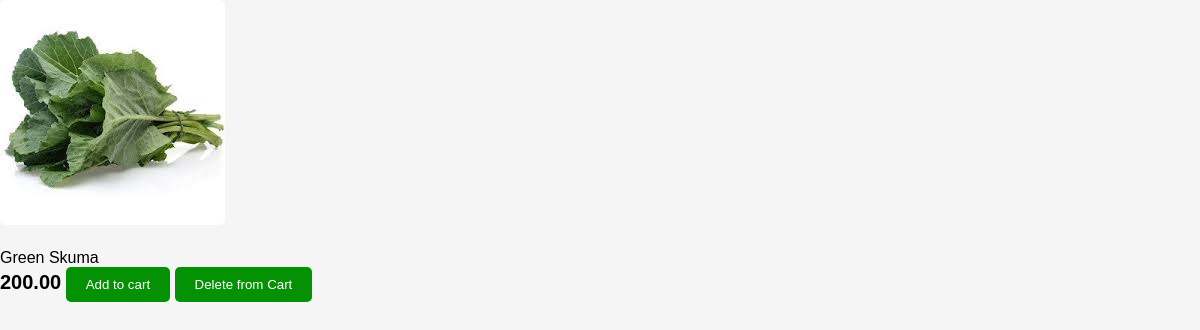
The page /inventory/products/5/ on the database its author committed.
### inventory/models.py (models this page shows, shortened)
class Product(models.Model):
    vendor = models.ForeignKey(Vendor,null=True,on_delete=models.CASCADE)
    name=models.CharField(max_length=32)
    price=models.DecimalField(max_digits=8,decimal_places=2)
    description=models.TextField()
    image=models.ImageField(upload_to='images/')
    date_created=models.DateTimeField(auto_now_add=True)
    date_updated=models.DateTimeField(auto_now=True)
    stock=models.PositiveIntegerField()

### inventory/views.py (the view)
# urls.py: path("products/<int:id>/",product_detail, name="product_detail_view"),
def product_detail(request,id):
    product = Product.objects.get(id=id)
    return render(request,"inventory/product_details.html", {"product":product})

### templates/inventory/product_details.html (shortened to what this page needs)
<!DOCTYPE html>
<html lang="en">
<head>
</head>
<body>
    <div>
        <img src="{{ product.image.url }}" alt="{{ product.title}}" class="images">
        <p class="product-description"> {{ product.description}}</p>
        <span class="product-price"> {{ product.price}}</span>
        <button class="add-to-cart-btn">Add to cart</button>
        <button class="add-to-cart-btn">Delete from Cart</button>
    </div>
</body>
</html>

### templates/inventory/product_details.html (style rules this page uses)
body { font-family: Arial, sans-serif; margin: 0; padding: 0; background-color: #f5f5f5; }
.images { max-width: 100%; height: auto; border-radius: 5px; margin-bottom: 10px; }
.product-description { font-size: 1rem; color:black; margin: 0; }
.product-price { font-size: 1.25rem; font-weight: bold; color:black; }
.add-to-cart-btn { background-color:rgb(4, 146, 4); color: white; border: none; padding: 10px 20px; border-radius: 5px; cursor: pointer; transition: background-color 0.3s ease; }

### rows shown on the page
Product: image (picture), description "Green Skuma", price "200.00"
